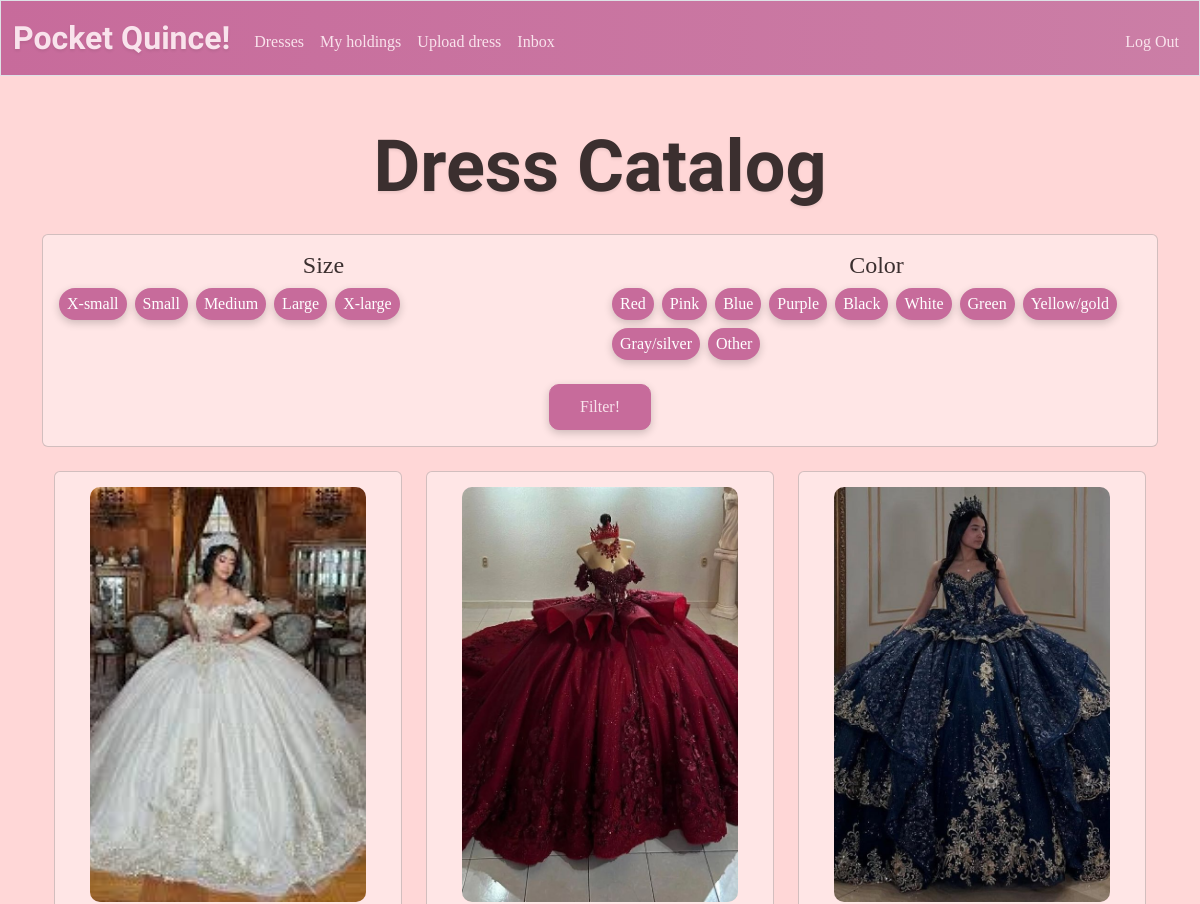
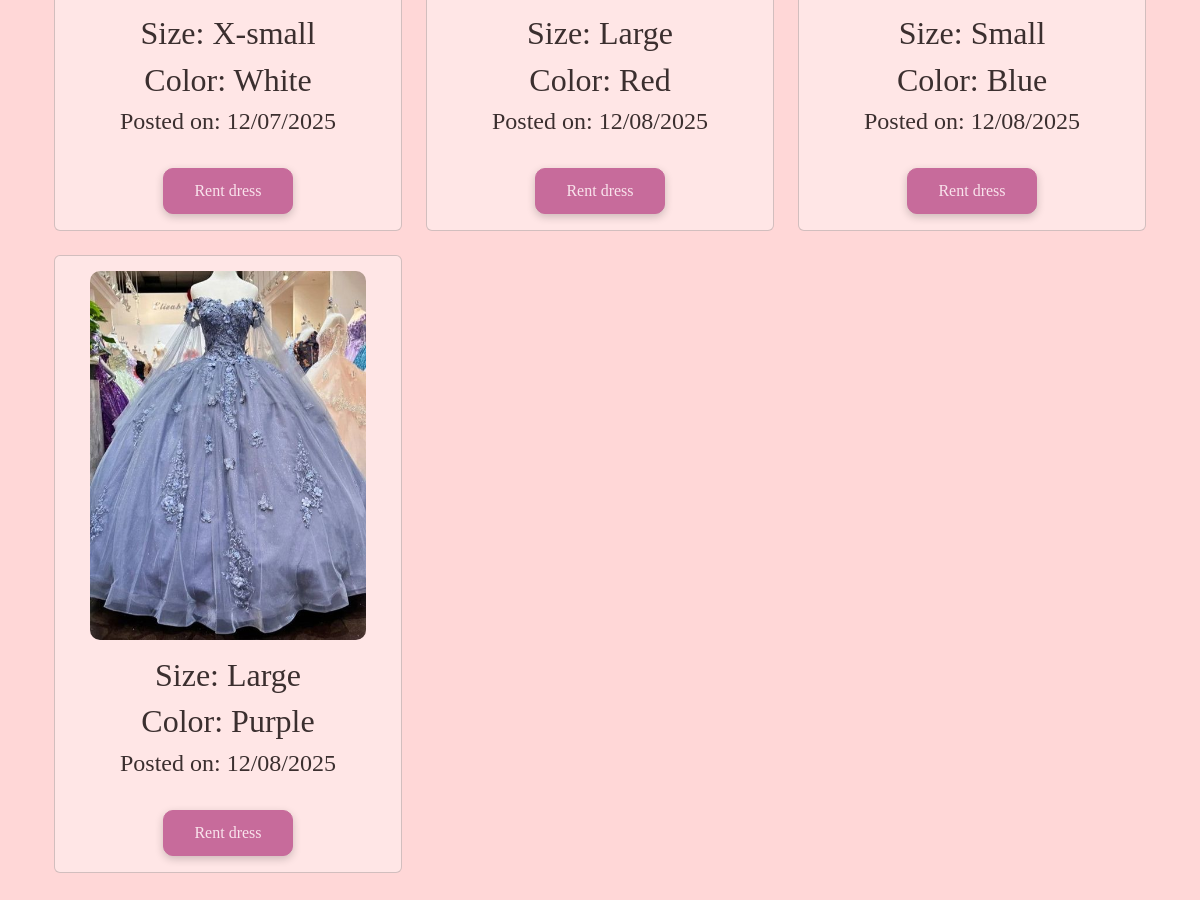
The app's page /catalog (signed in) with its own data (2 pictures, top to bottom).
### tables this page shows
CREATE TABLE dresses (
    id INTEGER PRIMARY KEY AUTOINCREMENT,
    size TEXT NOT NULL,
    color TEXT NOT NULL,
    owner INTEGER NOT NULL,
    image_url TEXT,
    time_posted TEXT NOT NULL DEFAULT CURRENT_TIMESTAMP,
    FOREIGN KEY (owner) REFERENCES users(id)
);

### app.py (the view)
@app.route("/catalog", methods = ["GET"])
@login_required
def catalog():
    sizes = request.args.getlist("size") # User selected sizes
    colors = request.args.getlist("color") # User selected colors
    db = get_db() # Establish database connection to wardrobe.db
    catalog = db.execute("SELECT * FROM dresses WHERE id NOT IN ( SELECT dress_id FROM holdings WHERE rent_end IS NULL) AND owner != ?"
    ,( session["user_id"],)).fetchall()
    filtered = [] # Empty list that will hold dress fitting filters
    for dress in catalog:
        if sizes and dress["size"] not in sizes:
            continue # Move on to next dress
        if colors and dress["color"] not in colors:
            continue # Move on to next dress
        filtered.append(dress) # Add dress to list
    catalog = filtered
    return render_template("catalog.html", catalog=catalog, formatTime=formatTime)

### app.py (called while the page is built)
def get_db():
    if "db" not in g: # Check if database connection already exists
        g.db = sqlite3.connect(DATABASE) # Open database and store connection for reuse
        g.db.row_factory = sqlite3.Row # Enable dictionary-like row access for reading
    return g.db # Return database connection

@app.after_request
def after_request(response):
    response.headers["Cache-Control"] = "no-cache, no-store, must-revalidate"
    response.headers["Expires"] = 0
    response.headers["Pragma"] = "no-cache"
    return response

### help.py (called while the page is built)
def login_required(f):
    @wraps(f)
    def decorated_function(*args, **kwargs):
        if session.get("user_id") is None:
            return redirect("/login")
        return f(*args, **kwargs)
    return decorated_function

def formatTime(value):
    try:
        date = datetime.strptime(value, "%Y-%m-%d %H:%M:%S")
        return date.strftime("%m/%d/%Y")
    except:
        return value #return original value if error occurs

### templates/catalog.html (shortened to what this page needs)
{% extends "layout.html" %}
{% block main %}
    <h1 class = "imperial mb-4">Dress Catalog</h1>
    <form action = "/catalog" method = "get">
        <div class = "card p-3 mb-4">
            <div class = "row">
                <div class = "col-md-6">
                    <h6 class = "filter-title mb-2 body-font">Size</h6>
                    <div class = "d-flex flex-wrap gap-2">
                        {% for size in ["x-small", "small", "medium", "large", "x-large"]%}
                            <label class="btn btn-outline-secondary btn-sm filter-pill body-font" for="{{ size }}">{{ size|capitalize }}</label>
                        {% endfor %}
                    </div>
                </div>
                <div class = "col-md-6">
                    <h6 class = "filter-title mb-2 body-font">Color</h6>
                    <div class = "d-flex flex-wrap gap-2">
                        {% for color in ["red", "pink", "blue", "purple", "black", "white", "green", "yellow/gold", "gray/silver", "other"] %}
                            <label class="btn btn-outline-secondary btn-sm filter-pill body-font" for="{{ color }}">{{ color|title}}</label>
                        {% endfor %}
                    </div>
                </div>
            </div>
            <br>
            <div>
                <button class = "btn btn-primary body-font" type="submit">Filter!</button>
            </div>
        </div>
    </form>
    {% if catalog|length == 0 %}
        <h3 class = "body-font">No dresses match the selected filters. Please try different filters.</h3>
    {% else %}
        <div class="container">
            <div class="row">
                {% for dress in catalog %}
                        <div class = "col-md-4 mb-4">
                            <div class = "card dress-card">
                                <img class = "catalogImage mx-auto d-block" src='{{ dress["image_url"] }}' alt="Dress Image">
                                <div class = "card-body">
                                    <h2 class = "body-font">{{ "Size: " + dress["size"]|capitalize }}</h2>
                                    <h2 class = "body-font">{{ "Color: " + dress["color"]|title }}</h2>
                                    <h4 class = "body-font">{{ "Posted on: " + formatTime(dress["time_posted"]) }}</h4>
                                    <br>
                                    <form action = "/selectDress" method = "post">
                                        <button class="btn btn-primary body-font" type="submit">Rent dress</button>
                                    </form>
                                </div>
                            </div>
                        </div>
                {% endfor %}
            </div>
        </div>
    {% endif %}
{% endblock %}

### static/style.css (style rules this page uses)
body { background-color: #FFD7D7; }
.imperial { font-family: 'Imperial Script', cursive; text-shadow: 0px 2px 3px rgba(0,0,0,0.08); font-weight: 700; font-size: 450%; color: #3B2F2F; }
.body-font { font-family: 'Merriweather', serif; color: #3B2F2F }
.btn-primary { background-color: #C76B9B; color: #F9E3EC; border-color: #C76B9B; font-size: 1rem; border-radius: 10px; padding: 10px 30px; box-shadow: 0px 3px 8px rgba(0, 0, 0, 0.2); }
.filter-title { font-family: "Merriweather", serif; color: #3B2F2F; font-size: 150%; }
.filter-pill { border-radius: 900px; font-size: 100%; background-color: #C76B9B; color: white; border: none; }
.catalogImage { width: 80%; height: 80%; max-height: 550px; object-fit: cover; object-position: center; border-radius: 10px; }
.dress-card { padding-top: 15px; height: 100%; }
.card { background-color: #FFE6E6; }
form label, form button { background-color: #C76B9B; border: 1px #C76B9B; padding: 5px 10px; border-radius: 900px; box-shadow: 0px 3px 8px rgba(0, 0, 0, 0.2); font-size: 0.8rem; height: auto; display: inline-block; width: auto; cursor: pointer; }

### records on screen
dresses: image_url (picture), size "Size: X-small", color "Color: White", time_posted "Posted on: 12/07/2025"
dresses: image_url (picture), size "Size: Large", color "Color: Red", time_posted "Posted on: 12/08/2025"
dresses: image_url (picture), size "Size: Small", color "Color: Blue", time_posted "Posted on: 12/08/2025"
dresses: image_url (picture), size "Size: Large", color "Color: Purple", time_posted "Posted on: 12/08/2025"

### other values on screen
{{ size|capitalize }} "X-small" "Small" "Medium" "Large" "X-large"
{{ color|title }} "Red" "Pink" "Blue" "Purple" "Black" "White" "Green" "Yellow/gold" "Gray/silver" "Other"
